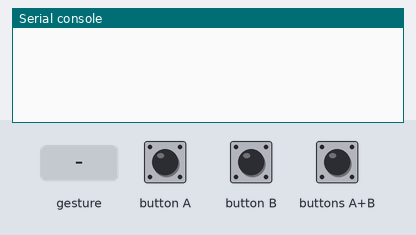
This program was run on a simulated BBC micro:bit (MakeCode). Parts: the last lines printed to the serial console. The test bench sets the inputs (shaded band). No radio messages arrive unless stated (any console line starting 'radio sent:' is added by the test bench); a tilt is held for 1.5 s and a shake lasts 1 s, then the board lies face up again.

Above: at 1.2 s.
1.3 s: buttons A+B pressed for 0.15 s
At 2.1 s:
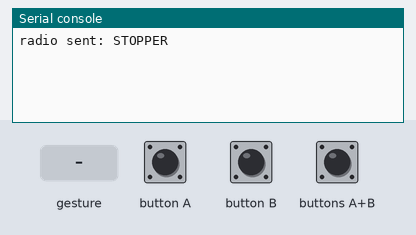
2.9 s: gesture 'logo up'
At 3.9 s:
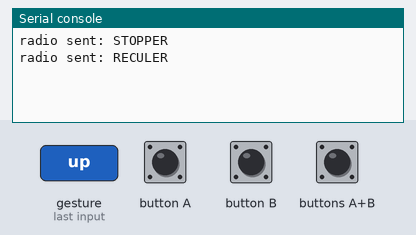
4.5 s: gesture 'tilt right'
At 5.0 s:
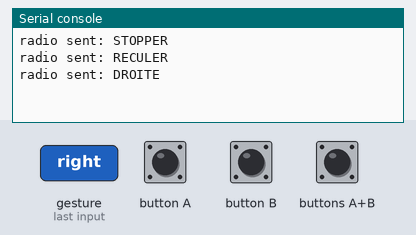
6.0 s: gesture 'tilt left'
At 7.3 s:
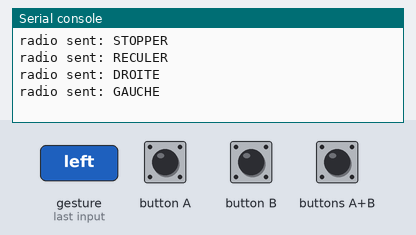
7.6 s: gesture 'logo down'
At 8.6 s:
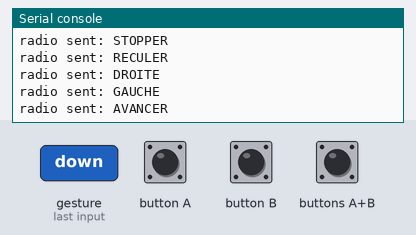

The program:

main.ts
```typescript
input.onGesture(Gesture.LogoUp, function () {
    radio.sendString("RECULER")
})
input.onGesture(Gesture.TiltRight, function () {
    radio.sendString("DROITE")
})
input.onGesture(Gesture.TiltLeft, function () {
    radio.sendString("GAUCHE")
})
input.onButtonPressed(Button.AB, function () {
    radio.sendString("STOPPER")
})
input.onGesture(Gesture.LogoDown, function () {
    radio.sendString("AVANCER")
})
basic.forever(function () {
    radio.setGroup(1)
})
```

test.ts
```typescript
// les tests vont ici ; cela ne sera pas compilé si ce paquet est utilisé en tant qu'extension.
```

Measured:
- after the input at 1.3 s, the serial console: prints a new line after 0.15 s (image 1)
- after the input at 2.9 s, the serial console: prints a new line after 0.10 s (image 2)
- after the input at 4.5 s, the serial console: prints a new line at once (image 3)
- after the input at 6.0 s, the serial console: prints a new line after 0.10 s (image 4)
- after the input at 7.6 s, the serial console: prints a new line at once (image 5)
